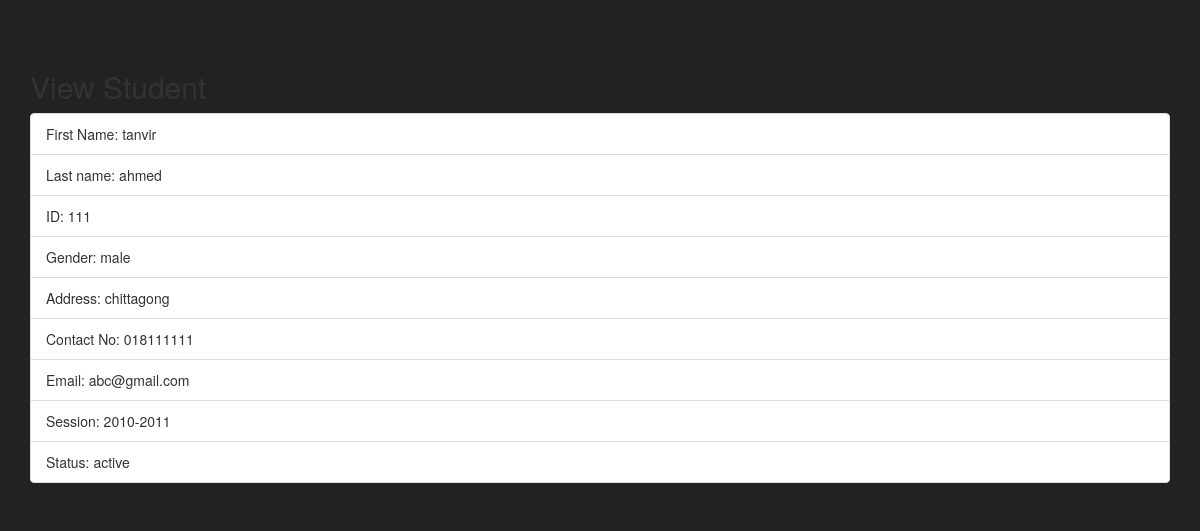
/views/Library/Librarian/Student/view.php?id=111 (signed in), run on the app's committed database.
### tables this page shows
CREATE TABLE IF NOT EXISTS `student` (
  `student_id` int(11) NOT NULL,
  `first_name` varchar(255) NOT NULL,
  `last_name` varchar(255) NOT NULL,
  `gender` varchar(255) NOT NULL,
  `address` varchar(255) NOT NULL,
  `contact` varchar(255) NOT NULL,
  `email` varchar(255) NOT NULL,
  `session` varchar(255) NOT NULL,
  `status` varchar(255) NOT NULL
);

### src/Bitm/Library/Student/Student.php (called while the page is built, shortened)
<?php
class Student{
    public $id="";
    public $conn;
    public function prepare($data=array())
    {
        if (array_key_exists("id", $data)) {
            $this->id = $data['id'];
        }
        return $this;
    }
    public function __construct(){
        $this->conn= mysqli_connect("localhost","root","","library") or die("Database connection establish failed");
    }
    public function view(){
        $query="SELECT * FROM `student` WHERE `student_id`=".$this->id;
        $result= mysqli_query($this->conn,$query);
        $row= mysqli_fetch_object($result);
        return $row;
    }
}

### views/Library/Librarian/Student/view.php (the view, shortened to what this page needs)
<?php
$student=new Student();
$singleStudent=$student->prepare($_GET)->view();
?>
<!DOCTYPE html>
<html lang="en">
<head>
    <link href="../../../../resource/css/bootstrap.min.css" rel="stylesheet">
    <link href="../../../../resource/css/sb-admin.css" rel="stylesheet">
    <link href="../../../../resource/css/plugins/morris.css" rel="stylesheet">
    <link href="../../../../resource/font-awesome/css/font-awesome.min.css" rel="stylesheet" type="text/css">
    <link rel="stylesheet" href="//code.jquery.com/ui/1.12.0/themes/base/jquery-ui.css">
</head>
<body>
<div class="container">
    <h2>View Student</h2>
    <ul class="list-group">
        <li class="list-group-item">First Name: <?php echo $singleStudent->first_name?></li>
        <li class="list-group-item">Last name: <?php echo $singleStudent->last_name?></li>
        <li class="list-group-item">ID: <?php echo $singleStudent->student_id?></li>
        <li class="list-group-item">Gender: <?php echo $singleStudent->gender?></li>
        <li class="list-group-item">Address: <?php echo $singleStudent->address ?></li>
        <li class="list-group-item">Contact No: <?php echo $singleStudent->contact?></li>
        <li class="list-group-item">Email: <?php echo $singleStudent->email ?></li>
        <li class="list-group-item">Session: <?php echo $singleStudent->session ?></li>
        <li class="list-group-item">Status: <?php echo $singleStudent->status ?></li>
    </ul>
</div>
</body>
</html>

### resource/css/sb-admin.css (style rules this page uses)
body { margin-top: 100px; background-color: #222; }
@media (min-width:768px) { body { margin-top: 50px; } }

### data on the page
student: first_name "tanvir", last_name "ahmed", student_id "111", gender "male", address "chittagong", contact "018111111", email "abc@gmail.com", session "2010-2011", status "active"
